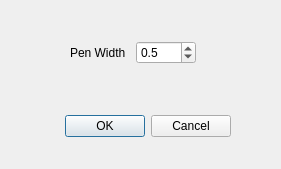
<?xml version="1.0" encoding="UTF-8"?>
<ui version="4.0">
 <class>PenWidthDialog</class>
 <widget class="QDialog" name="PenWidthDialog">
  <property name="geometry">
   <rect>
    <x>0</x>
    <y>0</y>
    <width>281</width>
    <height>169</height>
   </rect>
  </property>
  <property name="windowTitle">
   <string>Set Pen Width (for 2D SWC display)</string>
  </property>
  <widget class="QDialogButtonBox" name="buttonBox">
   <property name="geometry">
    <rect>
     <x>60</x>
     <y>110</y>
     <width>171</width>
     <height>32</height>
    </rect>
   </property>
   <property name="orientation">
    <enum>Qt::Horizontal</enum>
   </property>
   <property name="standardButtons">
    <set>QDialogButtonBox::Cancel|QDialogButtonBox::Ok</set>
   </property>
  </widget>
  <widget class="QWidget" name="">
   <property name="geometry">
    <rect>
     <x>70</x>
     <y>40</y>
     <width>126</width>
     <height>26</height>
    </rect>
   </property>
   <layout class="QHBoxLayout" name="horizontalLayout">
    <item>
     <widget class="QLabel" name="label">
      <property name="text">
       <string>Pen Width</string>
      </property>
     </widget>
    </item>
    <item>
     <widget class="QDoubleSpinBox" name="widthDoubleSpinBox">
      <property name="decimals">
       <number>1</number>
      </property>
      <property name="minimum">
       <double>0.100000000000000</double>
      </property>
      <property name="maximum">
       <double>5.000000000000000</double>
      </property>
      <property name="singleStep">
       <double>0.100000000000000</double>
      </property>
      <property name="value">
       <double>0.500000000000000</double>
      </property>
     </widget>
    </item>
   </layout>
  </widget>
  <zorder>buttonBox</zorder>
  <zorder>label</zorder>
  <zorder>widthDoubleSpinBox</zorder>
  <zorder>widthDoubleSpinBox</zorder>
 </widget>
 <resources/>
 <connections>
  <connection>
   <sender>buttonBox</sender>
   <signal>accepted()</signal>
   <receiver>PenWidthDialog</receiver>
   <slot>accept()</slot>
   <hints>
    <hint type="sourcelabel">
     <x>248</x>
     <y>254</y>
    </hint>
    <hint type="destinationlabel">
     <x>157</x>
     <y>274</y>
    </hint>
   </hints>
  </connection>
  <connection>
   <sender>buttonBox</sender>
   <signal>rejected()</signal>
   <receiver>PenWidthDialog</receiver>
   <slot>reject()</slot>
   <hints>
    <hint type="sourcelabel">
     <x>316</x>
     <y>260</y>
    </hint>
    <hint type="destinationlabel">
     <x>286</x>
     <y>274</y>
    </hint>
   </hints>
  </connection>
 </connections>
</ui>
